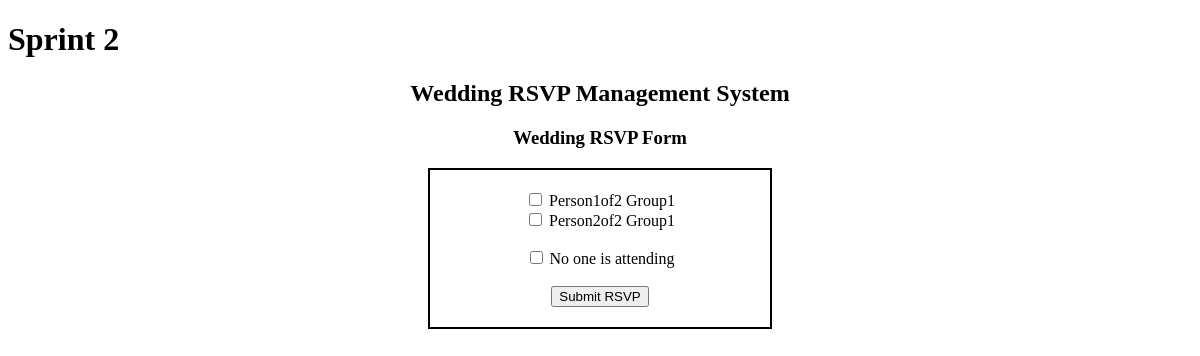
Screenshot of /rsvp/1 with the database file from the repository.
### tables this page shows
CREATE TABLE "guests" (
    guest_id INTEGER PRIMARY KEY,
    invite_id INTEGER,
    first_name TEXT NOT NULL,
    last_name TEXT NOT NULL,
    rsvp_status TEXT DEFAULT 'Not Responded',
    FOREIGN KEY (invite_id) REFERENCES invites(invite_id)
);

### app.py (the view, shortened to what this page needs)
@app.route("/rsvp/<int:invite_id>", methods=["GET", "POST"])
def rsvp(invite_id):
    guests = fetch_data(
        "SELECT guest_id, first_name, last_name FROM guests WHERE invite_id = ?", #query section
        (invite_id,) #parameters section
    )
    return render_template("rsvp.html", guests=guests)  #Now here we are sending guests information to guests in HTML

### database.py (called while the page is built)
def fetch_data(query, parameters=()):
    connection = sqlite3.connect(database)
    try:
        cursor = connection.cursor()
        cursor.execute(query, parameters)
        data = cursor.fetchall()
        return data
    finally:
        connection.close()

### templates/rsvp.html (shortened to what this page needs)
<!DOCTYPE html>
<html lang="en">
<head>
    <link rel="stylesheet" href="{{ url_for('static', filename='css/styles.css') }}">
</head>
<body>
    <h1>Sprint 2</h1>
    <h2>Wedding RSVP Management System</h2>
    <h3>Wedding RSVP Form</h3>
	<div class="form-box">
        <form method="POST">
        {% for guest in guests %}
            <input
                type="checkbox"
                id="guest{{ guest[0] }}"
                name="guest"
                value="{{ guest[0] }}"
            >
            <label for="guest{{ guest[0] }}">
                {{ guest[1] }} {{ guest[2] }}
            </label>
            <br>
        {% endfor %}
			<br>
			<input
				type="checkbox"
				id="no_one"
				name="no_one"
				value="no_one"
			>
			<label for="no_one">
				No one is attending
			</label>
			<br><br>
			<button type="submit">Submit RSVP</button>
		</form>
	</div>
</body>
</html>

### static/css/styles.css (style rules this page uses)
.form-box { border: 2px solid black; width: 300px; padding: 20px; text-align: center; margin: 0 auto; }
h2, h3 { text-align: center; }

### rows the page displays
guests: first_name "Person1of2", last_name "Group1"
guests: first_name "Person2of2", last_name "Group1"
